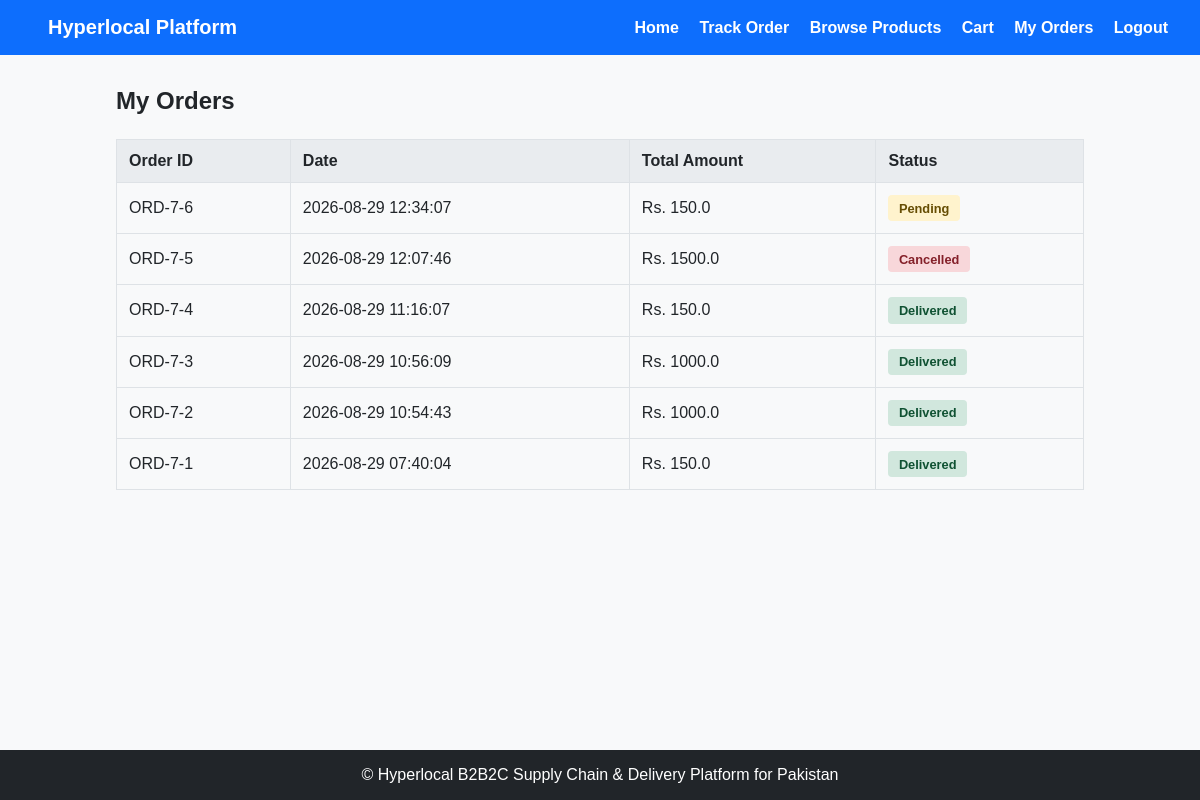
Screenshot of /shopkeeper/orders (signed in) with the database file from the repository.
### tables this page shows
CREATE TABLE orders (
            id INTEGER PRIMARY KEY AUTOINCREMENT,
            shopkeeper_id INTEGER NOT NULL,
            wholesaler_id INTEGER NOT NULL,
            address_id INTEGER NOT NULL,
            total_amount REAL NOT NULL,
            status TEXT NOT NULL,
            created_at TEXT NOT NULL,
            FOREIGN KEY (shopkeeper_id) REFERENCES users(id),
            FOREIGN KEY (wholesaler_id) REFERENCES users(id),
            FOREIGN KEY (address_id) REFERENCES "addresses_old"(id)
        );

### app.py (the view)
@app.route("/shopkeeper/orders")
def shopkeeper_orders():
    if not has_role("Shopkeeper"):
        flash("Access denied.", "error")
        return redirect(url_for("login"))
    connection = get_db_connection()
    orders = connection.execute("""
        SELECT *
        FROM orders
        WHERE shopkeeper_id = ?
        ORDER BY id DESC
    """, (session["user_id"],)).fetchall()
    connection.close()
    return render_template(
        "shopkeeper/orders.html",
        orders=orders
    )

### app.py (called while the page is built)
def is_logged_in():
    return "user_id" in session

def has_role(role):
    return is_logged_in() and session.get("user_role") == role

### database/database.py (called while the page is built)
def get_db_connection():
    connection= sqlite3.connect(DATABASE)
    connection.row_factory = sqlite3.Row
    return connection

### templates/shopkeeper/orders.html (shortened to what this page needs)
{% extends "base.html" %}
{% block content %}
<div class="orders-container">
    <h2>My Orders</h2>
    <table class="data-table">
        <thead>
            <tr>
                <th>Order ID</th>
                <th>Date</th>
                <th>Total Amount</th>
                <th>Status</th>
            </tr>
        </thead>
        <tbody>
            {% for order in orders %}
            <tr>
                <td>ORD-{{ order.shopkeeper_id }}-{{ order.id }}</td>
                <td>{{ order.created_at }}</td>
                <td>Rs. {{ order.total_amount }}</td>
                <td>
 <span class="badge badge-{{ 'warning' if order.status == 'Pending'
                        else 'danger' if order.status == 'Cancelled'
                        else 'success' }}">
    {{ order.status }}
</span>
</td>
            </tr>
            {% endfor %}
        </tbody>
    </table>
</div>
{% endblock %}

### static/css/style.css (style rules this page uses)
* { box-sizing: border-box; margin: 0; padding: 0; font-family: Arial, sans-serif; }
body { background-color: #f8f9fa; color: #212529; display: flex; flex-direction: column; min-height: 100vh; }
.orders-container { width: 100%; }
.orders-container h2 { margin-bottom: 1.5rem; }
table { width: 100%; border-collapse: collapse; margin-top: 1rem; }
.data-table { width: 100%; border-collapse: collapse; }
th, td { padding: 0.75rem; border: 1px solid #dee2e6; text-align: left; }
th { background-color: #e9ecef; }
.badge { display: inline-block; padding: 0.35rem 0.65rem; border-radius: 4px; font-size: 0.8rem; font-weight: bold; }
.badge-success { background-color: #d1e7dd; color: #0f5132; }
.badge-warning { background-color: #fff3cd; color: #664d03; }
.badge-danger { background-color: #f8d7da; color: #842029; }

### rows the page displays
orders: shopkeeper_id "7", id "6", created_at "2026-08-29 12:34:07", total_amount "150.0", status "Pending"
orders: shopkeeper_id "7", id "5", created_at "2026-08-29 12:07:46", total_amount "1500.0", status "Cancelled"
orders: shopkeeper_id "7", id "4", created_at "2026-08-29 11:16:07", total_amount "150.0", status "Delivered"
orders: shopkeeper_id "7", id "3", created_at "2026-08-29 10:56:09", total_amount "1000.0", status "Delivered"
orders: shopkeeper_id "7", id "2", created_at "2026-08-29 10:54:43", total_amount "1000.0", status "Delivered"
orders: shopkeeper_id "7", id "1", created_at "2026-08-29 07:40:04", total_amount "150.0", status "Delivered"
